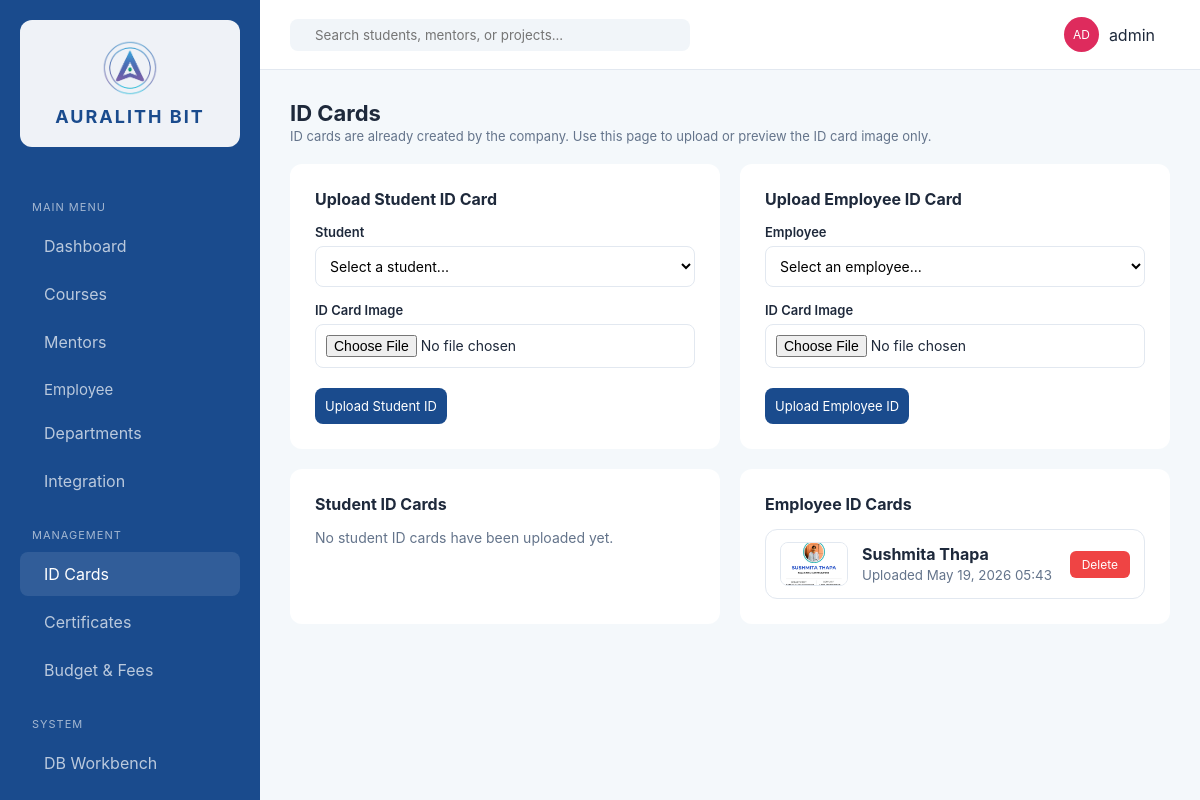
The app's page /id-generation/ (signed in) with its own data.
### erp_app/models.py (models this page shows, shortened)
class IDCard(models.Model):
    CARD_TYPE_CHOICES = [
        ('student', 'Student'),
        ('employee', 'Employee'),
    ]
    card_type = models.CharField(max_length=20, choices=CARD_TYPE_CHOICES)
    student = models.ForeignKey(Student, on_delete=models.CASCADE, null=True, blank=True, related_name='id_cards')
    employee = models.ForeignKey('Employee', on_delete=models.CASCADE, null=True, blank=True, related_name='id_cards')
    file = models.FileField(upload_to='id_cards/')
    uploaded_at = models.DateTimeField(auto_now_add=True)
    class Meta:
        ordering = ['-uploaded_at']
    @property
    def owner_name(self):
        if self.card_type == 'student' and self.student:
            return self.student.name
        if self.card_type == 'employee' and self.employee:
            return self.employee.name
        return 'Unknown'

class Employee(models.Model):
    EMPLOYEE_TYPES = [
        ('intern', 'Intern'),
        ('staff', 'Staff'),
        ('mentor', 'Mentor'),
        ('admin', 'Admin'),
    ]
    name = models.CharField(max_length=200)
    email = models.EmailField(unique=True)
    department = models.ForeignKey(Department, on_delete=models.SET_NULL, null=True, blank=True)
    role = models.CharField(max_length=200, blank=True)
    employee_type = models.CharField(max_length=20, choices=EMPLOYEE_TYPES, default='staff')
    joined_date = models.DateField(default=datetime.date.today)
    class Meta:
        ordering = ['name']

### erp_app/views.py (the view, shortened to what this page needs)
# urls.py: path('id-generation/', views.id_generation, name='id_generation'),
@login_required
def id_generation(request):
    students = Student.objects.all()
    employees = Employee.objects.select_related('department').all()
    courses = Course.objects.all()
    departments = Department.objects.all()
    student_cards = IDCard.objects.filter(card_type='student').select_related('student')
    employee_cards = IDCard.objects.filter(card_type='employee').select_related('employee')
    context = {
        'students': students,
        'employees': employees,
        'courses': courses,
        'departments': departments,
        'student_cards': student_cards,
        'employee_cards': employee_cards,
        'is_admin': has_role(request.user, SUPER_ADMIN, NORMAL_STAFF),
    }
    return render(request, 'erp_app/id_generation.html', context)

### erp_app/roles.py (called while the page is built)
def get_user_roles(user):
    if not user.is_authenticated:
        return []
    roles = set()
    if user.is_superuser:
        roles.add(SUPER_ADMIN)
    for group in user.groups.all():
        roles.add(group.name)
    if hasattr(user, 'student_profile') and user.student_profile:
        roles.add(STUDENT)
    return list(roles)

def has_role(user, *roles):
    user_roles = get_user_roles(user)
    return any(r in user_roles for r in roles)

### erp_app/templates/erp_app/id_generation.html (shortened to what this page needs)
{% extends 'erp_app/base.html' %}
{% block content %}
<header class="top-nav" style="position:static;padding:0 0 20px 0;border-bottom:none;height:auto;background:transparent;">
    <div class="header-info">
        <h1>ID Cards</h1>
        <p>ID cards are already created by the company. Use this page to upload or preview the ID card image only.</p>
    </div>
</header>
<div style="display:grid;grid-template-columns:{% if is_admin %}1fr 1fr{% else %}1fr{% endif %};gap:20px;">
    {% if is_admin %}
    <div class="data-card" style="padding:25px;">
        <h3 style="margin-bottom:15px;">Upload Student ID Card</h3>
        <form method="post" enctype="multipart/form-data">
            <div class="form-group" style="margin-bottom:15px;">
                <label style="display:block;font-size:13px;font-weight:600;margin-bottom:6px;">Student</label>
                <select name="owner_id" style="width:100%;padding:10px;border:1px solid #E2E8F0;border-radius:8px;" required>
                    <option value="">Select a student...</option>
                </select>
            </div>
            <div class="form-group" style="margin-bottom:20px;">
                <label style="display:block;font-size:13px;font-weight:600;margin-bottom:6px;">ID Card Image</label>
                <input name="id_card_file" type="file" accept="image/*" style="width:100%;padding:10px;border:1px solid #E2E8F0;border-radius:8px;" required>
            </div>
            <button class="btn-filled" type="submit"> Upload Student ID</button>
        </form>
    </div>
    <div class="data-card" style="padding:25px;">
        <h3 style="margin-bottom:15px;">Upload Employee ID Card</h3>
        <form method="post" enctype="multipart/form-data">
            <div class="form-group" style="margin-bottom:15px;">
                <label style="display:block;font-size:13px;font-weight:600;margin-bottom:6px;">Employee</label>
                <select name="owner_id" style="width:100%;padding:10px;border:1px solid #E2E8F0;border-radius:8px;" required>
                    <option value="">Select an employee...</option>
                </select>
            </div>
            <div class="form-group" style="margin-bottom:20px;">
                <label style="display:block;font-size:13px;font-weight:600;margin-bottom:6px;">ID Card Image</label>
                <input name="id_card_file" type="file" accept="image/*" style="width:100%;padding:10px;border:1px solid #E2E8F0;border-radius:8px;" required>
            </div>
            <button class="btn-filled" type="submit"> Upload Employee ID</button>
        </form>
    </div>
    {% endif %}
    <div class="data-card" style="padding:25px;">
        <h3 style="margin-bottom:15px;">Student ID Cards</h3>
        {% if student_cards %}
        <div style="display:grid;gap:14px;">
            {% for card in student_cards %}
            <div class="id-card-item" onclick="openImageModal('{{ card.file.url }}', '{{ card.owner_name }}')">
                <img src="{{ card.file.url }}" alt="{{ card.owner_name }}" class="id-card-thumbnail" />
                <div class="id-card-content">
                    <div style="font-weight:700;color:var(--text-dark);">{{ card.owner_name }}</div>
                    <small style="color:var(--text-muted);">Uploaded {{ card.uploaded_at|date:'M d, Y H:i' }}</small>
                </div>
                {% if is_admin %}
                <div class="id-card-actions">
                    <button type="button" class="btn-delete" onclick="deleteIDCard(event, {{ card.id }})">
                        <i class="ph ph-trash"></i> Delete
                    </button>
                </div>
                {% endif %}
            </div>
            {% endfor %}
        </div>
        {% else %}
        <p style="color:var(--text-muted);font-size:14px;">No student ID cards have been uploaded yet.</p>
        {% endif %}
    </div>
    <div class="data-card" style="padding:25px;">
        <h3 style="margin-bottom:15px;">Employee ID Cards</h3>
        {% if employee_cards %}
        <div style="display:grid;gap:14px;">
            {% for card in employee_cards %}
            <div class="id-card-item" onclick="openImageModal('{{ card.file.url }}', '{{ card.owner_name }}')">
                <img src="{{ card.file.url }}" alt="{{ card.owner_name }}" class="id-card-thumbnail" />
                <div class="id-card-content">
                    <div style="font-weight:700;color:var(--text-dark);">{{ card.owner_name }}</div>
                    <small style="color:var(--text-muted);">Uploaded {{ card.uploaded_at|date:'M d, Y H:i' }}</small>
                </div>
                {% if is_admin %}
                <div class="id-card-actions">
                    <button type="button" class="btn-delete" onclick="deleteIDCard(event, {{ card.id }})">
                         Delete
                    </button>
                </div>
                {% endif %}
            </div>
            {% endfor %}
        </div>
        {% else %}
        <p style="color:var(--text-muted);font-size:14px;">No employee ID cards have been uploaded yet.</p>
        {% endif %}
    </div>
</div>
{% endblock %}

### erp_app/templates/erp_app/base.html (shortened to what this page needs)
<!DOCTYPE html>
{% load static %}
<html lang="en">
<head>
    <link rel="stylesheet" href="{% static 'erp_app/css/style.css' %}">
</head>
<body>
    <div class="app-container">
        <aside class="sidebar">
            <div class="brand">
                <img src="{% static 'erp_app/images/AURALITH_logo.png' %}" alt="Auralith Bit Logo" class="sidebar-logo">
                <h2>AURALITH BIT</h2>
            </div>
            <nav>
                <p class="nav-label">Main Menu</p>
                <a href="{% url 'dashboard' %}" {% if request.resolver_match.url_name == 'dashboard' %}class="active"{% endif %}> Dashboard</a>
                {% if is_any_staff or is_student or is_intern %}
                <a href="{% url 'courses' %}" {% if request.resolver_match.url_name == 'courses' %}class="active"{% endif %}> Courses</a>
                {% endif %}
                {% if is_teaching_staff or is_super_admin or is_intern or is_student %}
                <a href="{% url 'mentors' %}" {% if request.resolver_match.url_name == 'mentors' %}class="active"{% endif %}> Mentors</a>
                {% endif %}
                {% if is_any_staff or is_intern %}
                <div class="dropdown">
                    <button class="dropdown-btn">
                        <span> Employee</span>
                    </button>
                </div>
                {% endif %}
                {% if is_normal_staff or is_super_admin or is_teaching_staff %}
                <a href="{% url 'departments' %}" {% if request.resolver_match.url_name == 'departments' %}class="active"{% endif %}> Departments</a>
                {% endif %}
                {% if is_any_staff %}
                <a href="{% url 'integration' %}" {% if request.resolver_match.url_name == 'integration' %}class="active"{% endif %}> Integration</a>
                {% endif %}
                <p class="nav-label">Management</p>
                {% if is_normal_staff or is_super_admin or is_teaching_staff %}
                <a href="{% url 'id_generation' %}" {% if request.resolver_match.url_name == 'id_generation' %}class="active"{% endif %}> ID Cards</a>
                {% endif %}
                {% if is_any_staff or is_student or is_intern %}
                <a href="{% url 'certificates' %}" > Certificates</a>
                {% endif %}
                {% if is_normal_staff or is_super_admin or is_teaching_staff %}
                <a href="{% url 'budget_fees' %}" {% if request.resolver_match.url_name == 'budget_fees' %}class="active"{% endif %}> Budget & Fees</a>
                {% endif %}
                {% if is_super_admin %}
                <p class="nav-label">System</p>
                <a href="{% url 'workbench' %}" {% if request.resolver_match.url_name == 'workbench' %}class="active"{% endif %}> DB Workbench</a>
                {% endif %}
            </nav>
        </aside>
        <main class="workspace">
            <header class="top-nav">
                <form class="search-box" method="get" action="{% url 'search' %}">
                    <input type="text" name="q" placeholder="Search students, mentors, or projects..." value="{{ request.GET.q|default_if_none:'' }}">
                </form>
                <div class="user-profile" style="position:relative;display:flex;align-items:center;gap:10px;">
                    <div class="avatar">{{ user_initials }}</div>
                    <span>{{ request.user.get_full_name|default:request.user.username }}</span>
                </div>
            </header>
            <div class="content">
                {% block content %}{% endblock %}
            </div>
        </main>
    </div>
</body>
</html>

### erp_app/static/erp_app/css/style.css (style rules this page uses)
:root { --auralith-blue: #1A4B8D; --auralith-light: #F4F8FB; --accent: #DE2B5D; --text-dark: #1E293B; --text-muted: #64748B; --sidebar-w: 260px; --bg: #F4F8FB; --surface: #FFFFFF; --surface-alt: #FFFFFF; --panel-border: #E2E8F0; --topnav-bg: #FFFFFF; --search-bg: #F1F5F9; }
* { margin: 0; padding: 0; box-sizing: border-box; font-family: 'Inter', sans-serif; }
body { background: var(--bg); color: var(--text-dark); }
.app-container { display: flex; min-height: 100vh; }
.sidebar { width: var(--sidebar-w); background: var(--auralith-blue); color: white; padding: 20px; position: fixed; height: 100vh; overflow-y: auto; left: 0; top: 0; display: flex; flex-direction: column; }
nav { flex: 1; }
.nav-label { font-size: 11px; text-transform: uppercase; opacity: 0.5; margin: 20px 0 10px; }
nav a { display: flex; align-items: center; gap: 12px; color: rgba(255,255,255,0.7); text-decoration: none; padding: 12px; border-radius: 8px; margin-bottom: 4px; transition: 0.3s; }
nav a:hover, nav a.active { background: rgba(255,255,255,0.1); color: white; }
.workspace { flex: 1; display: flex; flex-direction: column; margin-left: var(--sidebar-w); }
.top-nav { height: 70px; background: var(--topnav-bg); display: flex; justify-content: space-between; align-items: center; padding: 0 30px; border-bottom: 1px solid var(--panel-border); }
.search-box { display: flex; align-items: center; background: var(--search-bg); padding: 8px 15px; border-radius: 8px; width: 400px; }
.search-box input { border: none; background: transparent; outline: none; margin-left: 10px; width: 100%; }
.user-profile { display: flex; align-items: center; gap: 15px; }
.avatar { background: var(--accent); color: white; width: 35px; height: 35px; border-radius: 50%; display: flex; align-items: center; justify-content: center; font-size: 12px; }
.content { padding: 30px; }
.data-card { background: var(--surface); border-radius: 12px; padding: 20px; }
.btn-filled { background: var(--auralith-blue); color: white; border: none; padding: 10px; border-radius: 8px; cursor: pointer; font-size: 13px; }
.nav-label { font-size: 11px; text-transform: uppercase; opacity: 0.6; margin: 25px 0 10px 12px; letter-spacing: 1px; }
.dropdown { width: 100%; }
.dropdown-btn { width: 100%; display: flex; align-items: center; justify-content: space-between; background: transparent; border: none; color: rgba(255,255,255,0.7); padding: 12px; border-radius: 8px; cursor: pointer; font-size: 15px; transition: 0.3s; }
.dropdown-btn span { display: flex; align-items: center; gap: 12px; }
.brand { display: flex; flex-direction: column; align-items: center; justify-content: center; gap: 10px; margin: 0 0 28px; padding: 20px 28px; background: rgba(255,255,255,0.93); border-radius: 12px; text-align: center; }
.sidebar-logo { width: 56px; height: auto; object-fit: contain; border-radius: 8px; }
.brand h2 { font-size: 18px; color: var(--auralith-blue); letter-spacing: 2px; white-space: nowrap; }
.header-info h1 { font-size: 22px; margin: 0; }
.header-info p { font-size: 13px; color: #64748B; margin: 2px 0 0; }
.form-group { margin-bottom: 15px; }
.form-group label { display: block; font-size: 13px; font-weight: 600; margin-bottom: 6px; color: var(--text-dark); }
.form-group select, .form-group input { width: 100%; padding: 10px 12px; border: 1px solid #E2E8F0; border-radius: 8px; font-size: 14px; outline: none; transition: 0.2s; background: white; }
.data-card h3 { font-size: 16px; margin-bottom: 15px; }

### erp_app/templates/erp_app/id_generation.html (style rules this page uses)
.id-card-item { display:flex; align-items:center; gap:14px; background:var(--surface-alt); border:1px solid var(--panel-border); padding:12px 14px; border-radius:12px; cursor:pointer; transition:all .3s ease; }
.id-card-thumbnail { width:68px; height:44px; object-fit:cover; border-radius:8px; border:1px solid #E2E8F0; }
.id-card-content { flex:1; min-width:0; }
.id-card-actions { display:flex; gap:8px; align-items:center; }
.btn-delete { padding:6px 12px; background:#EF4444; color:#fff; border:none; border-radius:6px; cursor:pointer; font-size:12px; }

### records on screen
IDCard: file (picture), owner_name "Sushmita Thapa", uploaded_at "May 19, 2026 05:43"

### other values on screen
{{ user_initials }} "AD"
{{ request.user.get_full_name|default:request.user.username }} "admin"
